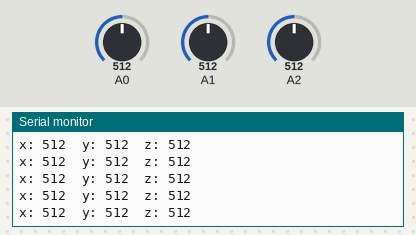
The sketch below on a simulated Arduino Uno, built with avr-gcc and run on an emulated ATmega328P. On the bench: the last lines printed to the serial monitor. Inputs (shaded band) come from the test bench; at power-on: A1 = 512, A0 = 512, A2 = 512.

Above: at 7.2 s.
7.3 s: A1 set to 992
At 7.37 s:
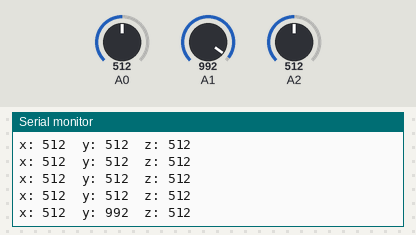
10.3 s: A1 set to 1006
At 10.3 s:
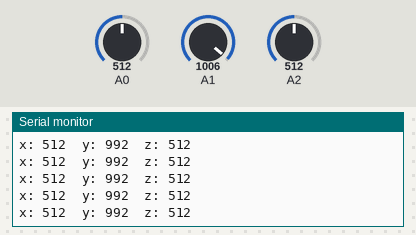
Timing chart, 0 to 12.8 s (numbered marks = the images above; inputs shaded):
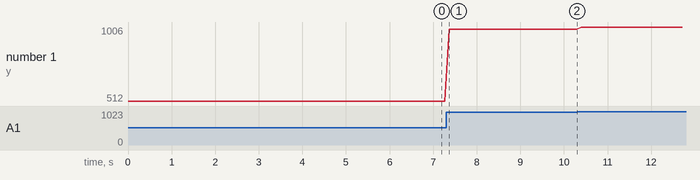

The sketch:

039-accelerometro-analogico.ino
```cpp
void setup() {
  Serial.begin(9600);
}

void loop() {
  int x = analogRead(A0);
  int y = analogRead(A1);
  int z = analogRead(A2);

  Serial.print("x: ");
  Serial.print(x);
  Serial.print("\ty: ");
  Serial.print(y);
  Serial.print("\tz: ");
  Serial.println(z);

  delay(100);
}
```

Measured:
- after the input at 7.3 s, the serial monitor: prints a new line after 0.07 s (image 1)
- plotted number 1: 512 → 992 after the input at 7.3 s, 992 → 1006 after the input at 10.3 s
